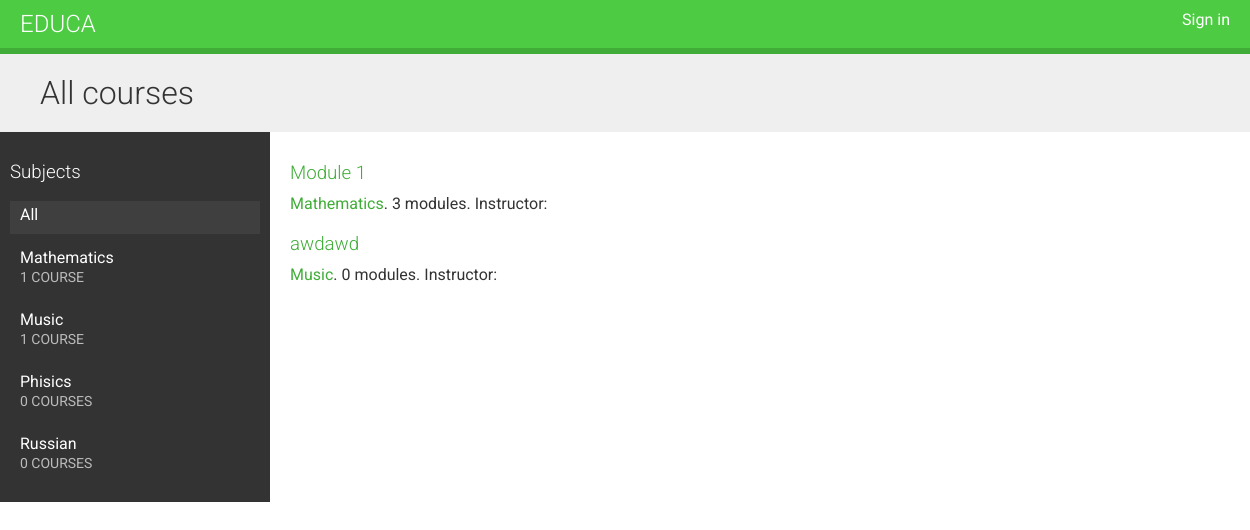
The page / on the database its author committed.
### courses/models.py (models this page shows, shortened)
class Subject(models.Model):
    title = models.CharField(max_length=200)
    slug = models.SlugField(max_length=200, unique=True)
    class Meta:
        ordering = ['title']
    def __str__(self):
        return self.title

class Course(models.Model):
    owner = models.ForeignKey(User,
                              related_name='courses_created',
                              on_delete=models.CASCADE)
    subject = models.ForeignKey(Subject,
                                related_name='courses',
                                on_delete=models.CASCADE)
    title = models.CharField(max_length=200)
    slug = models.SlugField(max_length=200, unique=True)
    overview = models.TextField()
    created = models.DateTimeField(auto_now_add=True)
    students = models.ManyToManyField(User,
                                      related_name='courses_joined',
                                      blank=True)
    class Meta:
        ordering = ['-created']

### courses/views.py (the view)
# urls.py: path("", CourseListView.as_view(), name="course_list"),
class CourseListView(TemplateResponseMixin, View):
    model = Course
    template_name = "courses/course/list.html"
    def get(self, request, subject=None):
        subjects = cache.get("all_subjects")
        if not subjects:
            subjects = Subject.objects.annotate(total_courses=Count("courses"))
            cache.set("all_subjects", subjects)
        all_courses = Course.objects.annotate(total_modules=Count("modules"))
        if subject:
            subject = get_object_or_404(Subject, slug=subject)
            key = f"subject_{subject.id}_courses"
            courses = cache.get(key)
            if not courses:
                courses = all_courses.filter(subject=subject)
                cache.set(key, courses)
        else:
            courses = cache.get("all_courses")
            if not courses:
                courses = all_courses
                cache.set("all_courses", courses)
        return self.render_to_response(
            {"subjects": subjects, "subject": subject, "courses": courses}
        )

### courses/templates/courses/course/list.html (shortened to what this page needs)
{% extends "base.html" %}
{% block content %}
  <h1>
    {% if subject %}
      {{ subject.title }} courses
    {% else %}
      All courses
    {% endif %}
  </h1>
  <div class="contents">
    <h3>Subjects</h3>
    <ul id="modules">
      <li {% if not subject %}class="selected"{% endif %}>
        <a href="{% url "course_list" %}">All</a>
      </li>
      {% for s in subjects %}
        <li {% if subject == s %}class="selected"{% endif %}>
          <a href="{% url "course_list_subject" s.slug %}">
            {{ s.title }}
            <br>
            <span>{{ s.total_courses }} course{{ s.total_courses|pluralize }}</span>
          </a>
        </li>
      {% endfor %}
    </ul>
  </div>
  <div class="module">
    {% for course in courses %}
      {% with subject=course.subject %}
        <h3>
          <a href="{% url "course_detail" course.slug %}">
            {{ course.title }}
          </a>
        </h3>
        <p>
          <a href="{% url "course_list_subject" subject.slug %}">{{ subject }}</a>.
            {{ course.total_modules }} modules.
            Instructor: {{ course.owner.get_full_name }}
        </p>
      {% endwith %}
    {% endfor %}
  </div>
{% endblock %}

### courses/static/css/base.css (style rules this page uses)
body { margin:0; font-family:'Roboto', sans-serif; font-weight:400; color:#333; }
a { color:#3fad37; text-decoration:none; }
ul { float:left; }
h1, h2, h3, h4, h5, h6 { font-family:'Roboto', sans-serif; font-weight:300; }
h1 { background:#efefef; width:100%; overflow:auto; padding:20px 0 20px 40px; margin:0; }
.module { padding:10px 20px; float:left; width:600px; }
.module h3 { margin:20px 0 0; padding:0; width:100%; }
.module p { margin:10px 0 20px; width:100%; float:left; }
.contents { width:20%; padding:10px; float:left; background:#333; color: #fff; font-family:'Roboto', sans-serif; }
.contents ul { list-style:none; margin:0; padding:0; width:100%; }
.contents ul li { margin:0 0 10px 0; padding:4px 10px 10px; overflow:auto; cursor:move; }
.contents ul li.selected { background:#3f3f3f; }
.contents ul span { text-transform:uppercase; color:#bbb; font-size:14px; }
.contents ul a { display:block; color:#fff; text-decoration:none; }

### rows shown on the page
Subject: title "Mathematics", total_courses "1"
Subject: title "Music", total_courses "1"
Subject: title "Phisics", total_courses "0"
Subject: title "Russian", total_courses "0"
Course: title "Module 1", subject "Mathematics", total_modules "3"
Course: title "awdawd", subject "Music", total_modules "0"
